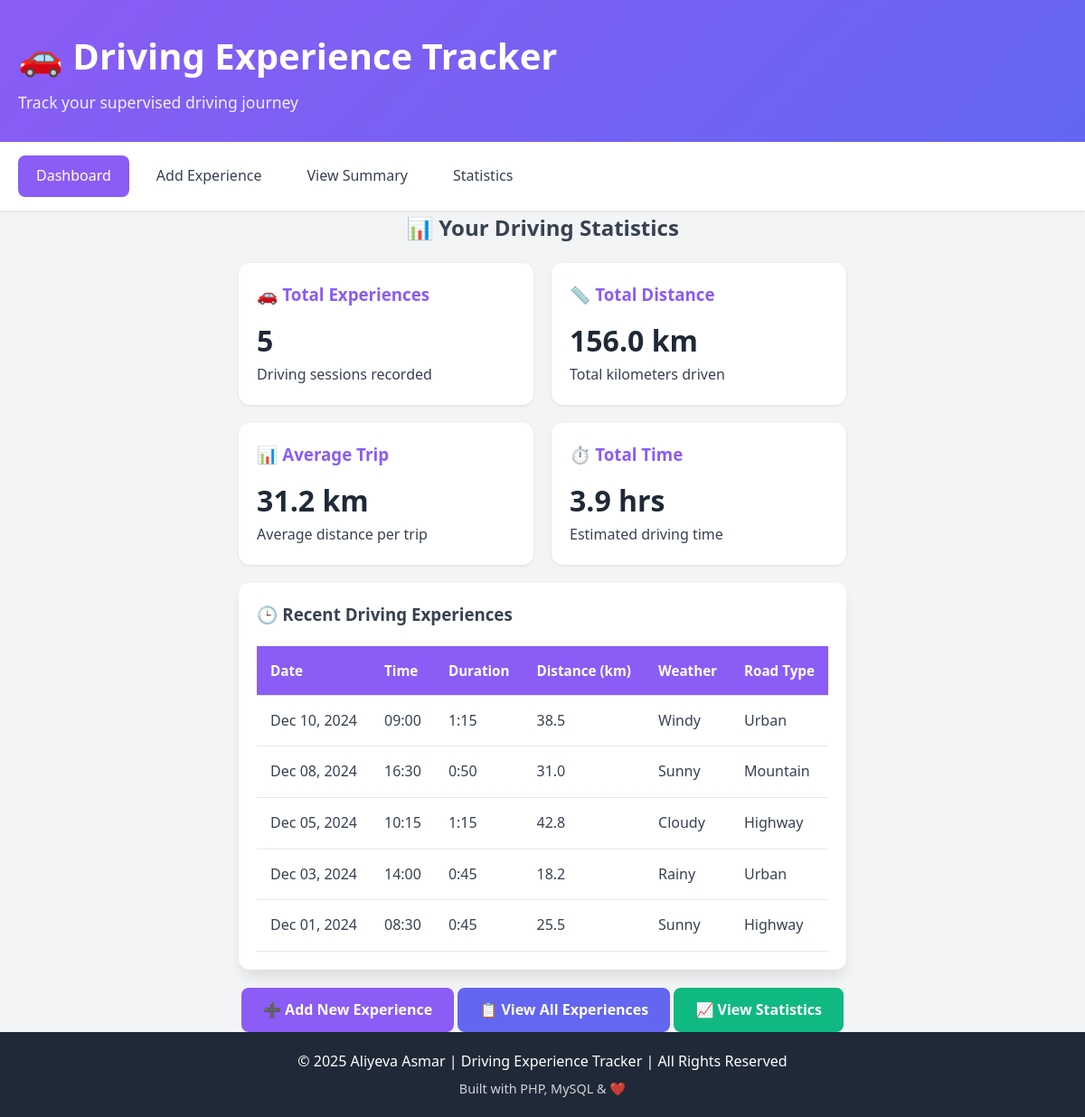
The page / on the database its author committed.
### tables this page shows
CREATE TABLE IF NOT EXISTS drivingExperience (
  id_drivingExperience INT NOT NULL AUTO_INCREMENT,
  date DATE NOT NULL,
  start_time TIME NOT NULL,
  finish_time TIME NOT NULL,
  km_traveled FLOAT NOT NULL,
  id_weatherCondition TINYINT NOT NULL,
  id_roadType TINYINT NOT NULL,
  id_roadCondition TINYINT NOT NULL,
  id_trafficLevel TINYINT NOT NULL,
  created_at TIMESTAMP DEFAULT CURRENT_TIMESTAMP,
  PRIMARY KEY (id_drivingExperience),
  FOREIGN KEY (id_weatherCondition) REFERENCES weatherCondition(id_weatherCondition),
  FOREIGN KEY (id_roadType) REFERENCES roadType(id_roadType),
  FOREIGN KEY (id_roadCondition) REFERENCES roadCondition(id_roadCondition),
  FOREIGN KEY (id_trafficLevel) REFERENCES trafficLevel(id_trafficLevel)
);

CREATE TABLE IF NOT EXISTS weatherCondition (
  id_weatherCondition TINYINT NOT NULL AUTO_INCREMENT,
  weatherCondition VARCHAR(30) NOT NULL,
  PRIMARY KEY (id_weatherCondition)
);

CREATE TABLE IF NOT EXISTS roadType (
  id_roadType TINYINT NOT NULL AUTO_INCREMENT,
  roadType VARCHAR(30) NOT NULL,
  PRIMARY KEY (id_roadType)
);

### index.php (the view, shortened to what this page needs)
<?php
require_once 'config/database.php';
require_once 'includes/header.php';
try {
    $stmt = $pdo->query("SELECT SUM(km_traveled) as total_km FROM drivingExperience");
    $total_km = $stmt->fetch()['total_km'] ?? 0;
    $stmt = $pdo->query("SELECT COUNT(*) as total_exp FROM drivingExperience");
    $total_experiences = $stmt->fetch()['total_exp'];
    $stmt = $pdo->query("
        SELECT
            de.id_drivingExperience,
            de.date,
            de.start_time,
            de.finish_time,
            de.km_traveled,
            wc.weatherCondition,
            rt.roadType
        FROM drivingExperience de
        JOIN weatherCondition wc ON de.id_weatherCondition = wc.id_weatherCondition
        JOIN roadType rt ON de.id_roadType = rt.id_roadType
        ORDER BY de.date DESC, de.start_time DESC
        LIMIT 5
    ");
    $recent_experiences = $stmt->fetchAll();
    $avg_km = $total_experiences > 0 ? round($total_km / $total_experiences, 2) : 0;
} catch (PDOException $e) {
    error_log("Dashboard Error: " . $e->getMessage());
    $error_message = "Error loading dashboard data.";
}
?>
<section class="dashboard">
    <h2 class="text-center mb-20">📊 Your Driving Statistics</h2>
    <div class="cards-grid">
        <div class="card">
            <h3>🚗 Total Experiences</h3>
            <div class="card-stat"><?php echo $total_experiences; ?></div>
            <p>Driving sessions recorded</p>
        </div>
        <div class="card">
            <h3>📏 Total Distance</h3>
            <div class="card-stat"><?php echo number_format($total_km, 1); ?> km</div>
            <p>Total kilometers driven</p>
        </div>
        <div class="card">
            <h3>📊 Average Trip</h3>
            <div class="card-stat"><?php echo number_format($avg_km, 1); ?> km</div>
            <p>Average distance per trip</p>
        </div>
        <div class="card">
            <h3>⏱️ Total Time</h3>
            <div class="card-stat">
                <?php
                $total_hours = round($total_km / 40, 1);
                echo $total_hours . ' hrs';
                ?>
            </div>
            <p>Estimated driving time</p>
        </div>
    </div>
    <div class="table-container mt-20">
        <h3>🕒 Recent Driving Experiences</h3>
        <?php if (empty($recent_experiences)): ?>
            <div class="alert alert-info mt-20">
                <p>No driving experiences recorded yet. <a href="add_experience.php">Add your first experience!</a></p>
            </div>
        <?php else: ?>
            <table>
                <thead>
                    <tr>
                        <th>Date</th>
                        <th>Time</th>
                        <th>Duration</th>
                        <th>Distance (km)</th>
                        <th>Weather</th>
                        <th>Road Type</th>
                    </tr>
                </thead>
                <tbody>
                    <?php foreach ($recent_experiences as $exp): ?>
                        <tr>
                            <td><?php echo date('M d, Y', strtotime($exp['date'])); ?></td>
                            <td><?php echo date('H:i', strtotime($exp['start_time'])); ?></td>
                            <td>
                                <?php
                                $start = new DateTime($exp['start_time']);
                                $finish = new DateTime($exp['finish_time']);
                                $duration = $start->diff($finish);
                                echo $duration->format('%h:%I');
                                ?>
                            </td>
                            <td><?php echo number_format($exp['km_traveled'], 1); ?></td>
                            <td><?php echo htmlspecialchars($exp['weatherCondition']); ?></td>
                            <td><?php echo htmlspecialchars($exp['roadType']); ?></td>
                        </tr>
                    <?php endforeach; ?>
                </tbody>
            </table>
        <?php endif; ?>
    </div>
    <div class="mt-20 text-center">
        <a href="add_experience.php" class="btn btn-primary">➕ Add New Experience</a>
        <a href="summary.php" class="btn btn-secondary">📋 View All Experiences</a>
        <a href="statistics.php" class="btn btn-success">📈 View Statistics</a>
    </div>
</section>
<?php require_once 'includes/footer.php'; ?>

### includes/header.php (shortened to what this page needs)
<!DOCTYPE html>
<html lang="en">
<head>
    <link rel="stylesheet" href="css/style.css">
</head>
<body>
    <header>
        <div class="container">
            <h1>🚗 Driving Experience Tracker</h1>
            <p class="tagline">Track your supervised driving journey</p>
        </div>
    </header>
    <nav>
        <div class="container">
            <ul class="nav-menu">
                <li><a href="index.php" <?php echo (basename($_SERVER['PHP_SELF']) == 'index.php') ? 'class="active"' : ''; ?>>Dashboard</a></li>
                <li><a href="add_experience.php" <?php echo (basename($_SERVER['PHP_SELF']) == 'add_experience.php') ? 'class="active"' : ''; ?>>Add Experience</a></li>
                <li><a href="summary.php" <?php echo (basename($_SERVER['PHP_SELF']) == 'summary.php') ? 'class="active"' : ''; ?>>View Summary</a></li>
                <li><a href="statistics.php" <?php echo (basename($_SERVER['PHP_SELF']) == 'statistics.php') ? 'class="active"' : ''; ?>>Statistics</a></li>
            </ul>
        </div>
    </nav>
    <main class="container">

### includes/footer.php (shortened to what this page needs)
    </main>
    <footer>
        <div class="container">
            <p>&copy; <?php echo date('Y'); ?> Aliyeva Asmar | Driving Experience Tracker | All Rights Reserved</p>
            <p class="footer-info">Built with PHP, MySQL & ❤️</p>
        </div>
    </footer>
</body>
</html>

### css/style.css (style rules this page uses)
* { margin: 0; padding: 0; box-sizing: border-box; }
:root { --primary-color: #8b5cf6; --secondary-color: #6366f1; --accent-color: #ec4899; --dark-color: #1f2937; --light-color: #f3f4f6; --success-color: #10b981; --danger-color: #ef4444; --warning-color: #f59e0b; --text-color: #374151; --border-color: #e5e7eb; --shadow: 0 1px 3px 0 rgba(0, 0, 0, 0.1); --shadow-lg: 0 10px 15px -3px rgba(0, 0, 0, 0.1); }
body { font-family: 'Segoe UI', Tahoma, Geneva, Verdana, sans-serif; line-height: 1.6; color: var(--text-color); background-color: var(--light-color); min-height: 100vh; display: flex; flex-direction: column; }
.container { max-width: 1200px; margin: 0 auto; padding: 0 20px; }
main { flex: 1; padding: 30px 0; }
header { background: linear-gradient(135deg, var(--primary-color), var(--secondary-color)); color: white; padding: 30px 0; box-shadow: var(--shadow-lg); }
header h1 { font-size: 2.5rem; margin-bottom: 5px; }
header .tagline { font-size: 1.1rem; opacity: 0.9; }
nav { background-color: white; box-shadow: var(--shadow); position: sticky; top: 0; z-index: 100; }
.nav-menu { list-style: none; display: flex; flex-wrap: wrap; gap: 10px; padding: 15px 0; }
.nav-menu li a { text-decoration: none; color: var(--text-color); padding: 10px 20px; border-radius: 8px; transition: all 0.3s ease; display: block; }
.nav-menu li a:hover, .nav-menu li a.active { background-color: var(--primary-color); color: white; }
.btn { padding: 12px 24px; border: none; border-radius: 8px; font-size: 1rem; font-weight: 600; cursor: pointer; transition: all 0.3s ease; text-decoration: none; display: inline-block; text-align: center; }
.btn-primary { background-color: var(--primary-color); color: white; }
.btn-success { background-color: var(--success-color); color: white; }
.btn-secondary { background-color: var(--secondary-color); color: white; }
.table-container { background: white; padding: 20px; border-radius: 12px; box-shadow: var(--shadow-lg); overflow-x: auto; }
table { width: 100%; border-collapse: collapse; margin-top: 20px; }
table thead { background-color: var(--primary-color); color: white; }
table th, table td { padding: 15px; text-align: left; border-bottom: 1px solid var(--border-color); }
table th { font-weight: 600; font-size: 0.95rem; }
.cards-grid { display: grid; grid-template-columns: repeat(auto-fit, minmax(280px, 1fr)); gap: 20px; margin-top: 20px; }
.card { background: white; padding: 20px; border-radius: 12px; box-shadow: var(--shadow); transition: transform 0.3s ease, box-shadow 0.3s ease; }
.card h3 { color: var(--primary-color); margin-bottom: 10px; }
.card-stat { font-size: 2rem; font-weight: bold; color: var(--dark-color); }
footer { background-color: var(--dark-color); color: white; text-align: center; padding: 20px 0; margin-top: auto; }
footer .footer-info { font-size: 0.9rem; opacity: 0.8; margin-top: 5px; }
.text-center { text-align: center; }
.mt-20 { margin-top: 20px; }
.mb-20 { margin-bottom: 20px; }

### rows shown on the page
drivingexperience: date "Dec 10, 2024", start_time "09:00", $duration->format('%h:%I') "1:15", km_traveled "38.5", id_weatherCondition.weatherCondition "Windy", id_roadType.roadType "Urban"
drivingexperience: date "Dec 08, 2024", start_time "16:30", $duration->format('%h:%I') "0:50", km_traveled "31.0", id_weatherCondition.weatherCondition "Sunny", id_roadType.roadType "Mountain"
drivingexperience: date "Dec 05, 2024", start_time "10:15", $duration->format('%h:%I') "1:15", km_traveled "42.8", id_weatherCondition.weatherCondition "Cloudy", id_roadType.roadType "Highway"
drivingexperience: date "Dec 03, 2024", start_time "14:00", $duration->format('%h:%I') "0:45", km_traveled "18.2", id_weatherCondition.weatherCondition "Rainy", id_roadType.roadType "Urban"
drivingexperience: date "Dec 01, 2024", start_time "08:30", $duration->format('%h:%I') "0:45", km_traveled "25.5", id_weatherCondition.weatherCondition "Sunny", id_roadType.roadType "Highway"

### other values the page prints
$total_experiences "5"
$total_km "156.0"
$avg_km "31.2"
$total_hours "3.9"
